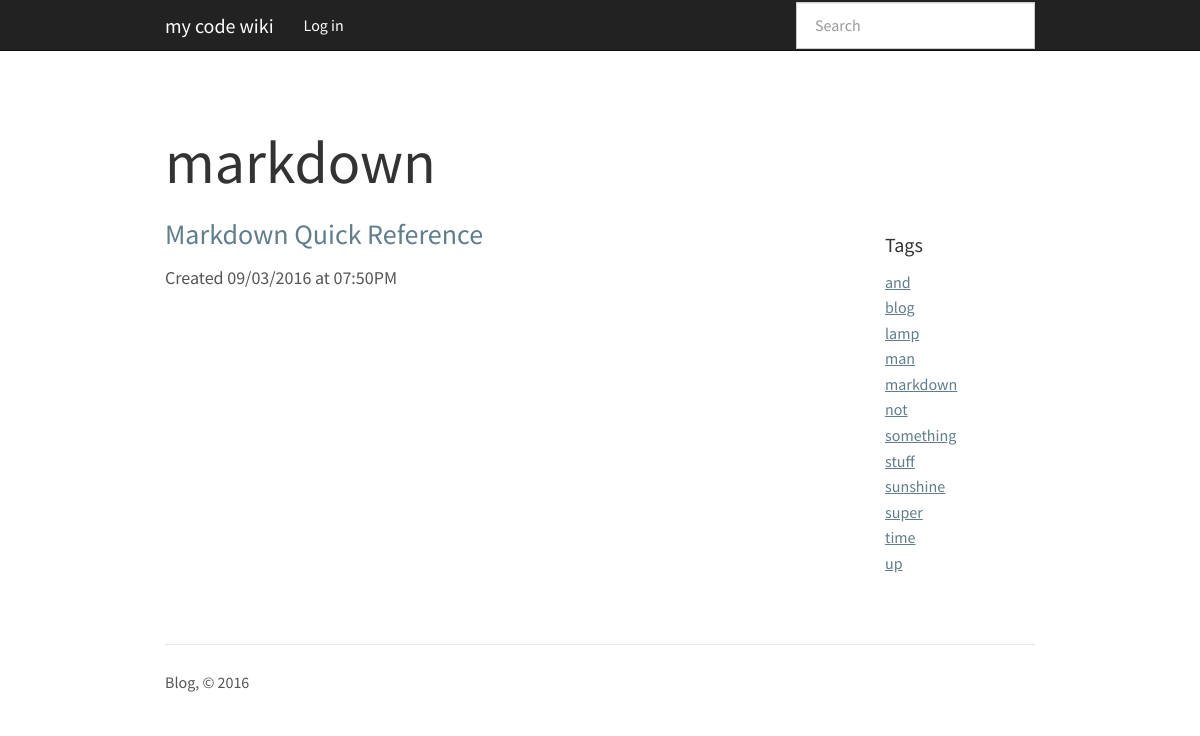
The page /tag/markdown/ on the database its author committed.
### app.py (models this page shows, shortened)
class Tag(flask_db.Model):
    label = CharField(unique=True)

class Entry(flask_db.Model):
    title = CharField()
    slug = CharField()
    content = TextField()
    published = BooleanField(index=True)
    timestamp = DateTimeField(default=datetime.datetime.now, index=True)

### app.py (the view)
@app.route('/tag/<label>/')
def tag(label):
    query = Entry.select()\
        .join(BlogEntryTags)\
        .join(Tag)\
        .where(Tag.label == label)
    return object_list('tag.html', query, label=label)

### app.py (called while the page is built)
@app.context_processor
def inject_tags():
    return dict(tags=sorted(Tag.select(), key=lambda tag : tag.label))

### templates/tag.html (shortened to what this page needs)
{% extends "base.html" %}
{% block content_title %}{{ label }}{% endblock %}
{% block content %}
    {% for entry in object_list %}
    <h3>
      <a href="{% if entry.published %}{{ url_for('detail', slug=entry.slug) }}{% else %}{{ url_for('edit', slug=entry.slug) }}{% endif %}">
        {{ entry.title }}
      </a>
    </h3>
    <p>Created {{ entry.timestamp.strftime('%m/%d/%Y at %I:%M%p') }}</p>
  {% else %}
    <p>No entries have been created yet.</p>
  {% endfor %}
{% endblock %}

### templates/base.html (shortened to what this page needs)
<!doctype html>
<html>
  <head>
    <link rel=stylesheet type=text/css href="{{ url_for('static', filename='css/hilite.css') }}" />
    <link rel=stylesheet type=text/css href="{{ url_for('static', filename='css/blog.min.css') }}" />
    <link rel=stylesheet type=text/css href="{{ url_for('static', filename='css/bootstrap_blog.css') }}" />
    <link rel="stylesheet" href="//cdnjs.cloudflare.com/ajax/libs/highlight.js/9.6.0/styles/solarized-dark.min.css">
  </head>
  <body>
    <div class="navbar navbar-default navbar-static-top" role="navigation">
      <div class="container">
        <div class="navbar-header">
          <a class="navbar-brand" href="{{ url_for('index') }}">my code wiki</a>
        </div>
        <div class="navbar-collapse collapse">
          <ul class="nav navbar-nav">
            {% if session.logged_in %}
              <li><a href="{{ url_for('drafts') }}">Drafts</a></li>
              <li><a href="{{ url_for('create') }}">Create Entry</a></li>
              <li><a href="{{ url_for('logout') }}">Log out</a></li>
            {% else %}
              <li><a href="{{ url_for('login') }}">Log in</a></li>
            {% endif %}
          </ul>
          {% block search_bar %}
            <form action="{{ url_for('index') }}" class="navbar-form navbar-right" id="search-form" method="get" role="search">
              <div class="form-group">
                <input class="form-control" name="q" placeholder="Search" type="text" value="{% if search %}{{ search }}{% endif %}">
              </div>
            </form>
          {% endblock %}
        </div>
      </div>
    </div>
    <div class="container">
      <div class="blog-header">
      {% block page_header %}
            <h1 class="blog-title">
              {% block content_title %}{% endblock %}
            </h1>
      {% endblock %}
      </div>
      <div class="row">
        <div class="col-sm-9 blog-main">
          {% block content %}{% endblock %}
        </div>
      <div class="col-sm-2 col-sm-offset-1 blog-sidebar">
        <div class="sidebar-module">
            <h4>Tags</h4>
              {% if tags %}
              <ol class="list-unstyled">
                {% for tag in tags %}
                <li><a href="{{ url_for('tag', label=tag.label) }}">{{ tag.label }}</a></li>
                {% endfor %}
              </ol>
              {% else %}
              <p>No tags found.</p>
              {% endif %}
        </div>
      </div>
      </div>
      <footer>
        <hr />
        <p>Blog, &copy; 2016</p>
      </footer>
    </div>
  </body>
</html>

### rows shown on the page
Tag: label "markdown"
Entry: title "Markdown Quick Reference", timestamp "09/03/2016 at 07:50PM"
Tag: label "and"
Tag: label "blog"
Tag: label "lamp"
Tag: label "man"
Tag: label "not"
Tag: label "something"
Tag: label "stuff"
Tag: label "sunshine"
Tag: label "super"
Tag: label "time"
Tag: label "up"
